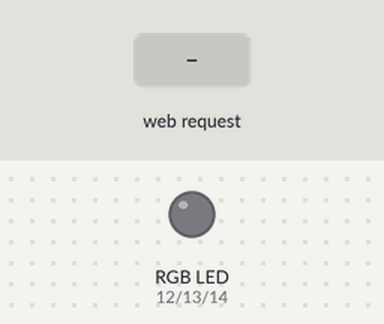
The sketch below on a simulated ESP32. On the bench: an RGB LED mixed from three pins (HIGH = lit). The inputs (shaded band) are chosen by the test bench. Dim RGB values are drawn brighter than linear; WiFi joins after 1.5 s; servers stay silent unless stated; what the sketch prints to the serial monitor is not drawn.

Above: at 3.2 s.
3.3 s: HTTP request GET /color?r=1 received
At 4.5 s:
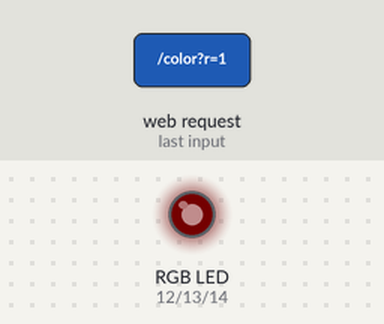
4.8 s: HTTP request GET /color?r=120 received
At 5.8 s:
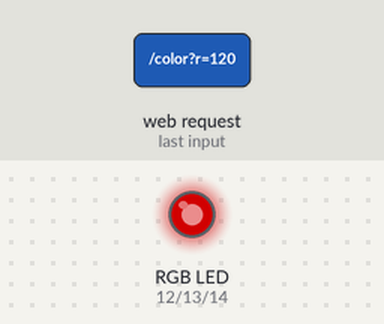
6.3 s: HTTP request GET /color?g=1 received
At 6.9 s:
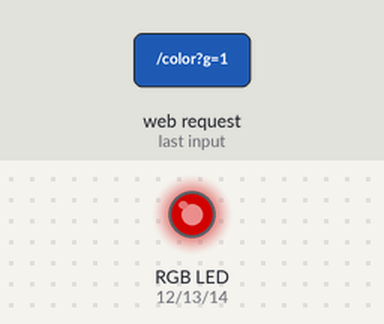
7.8 s: HTTP request GET /color?r=0 received
At 9.0 s:
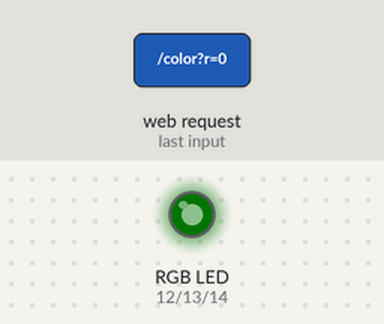
9.3 s: HTTP request GET /color?g=120 received
At 10.4 s:
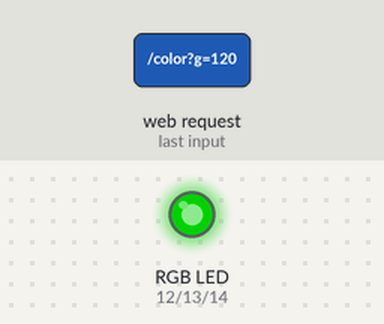
10.8 s: HTTP request GET /color?b=1 received
At 11.5 s:
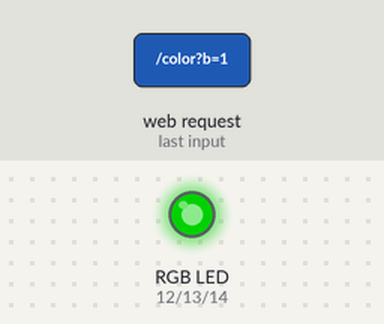
Timing chart, 0 to 13.3 s (numbered marks = the images above; inputs shaded):
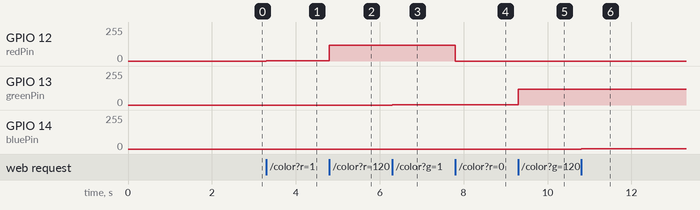

Measured:
- after the input at 3.3 s, GPIO 12 (redPin): 0/255 → 1/255 at once
- after the input at 4.8 s, GPIO 12 (redPin): 1/255 → 120/255 at once
- after the input at 6.3 s, GPIO 13 (greenPin): 0/255 → 1/255 at once
- after the input at 7.8 s, GPIO 12 (redPin): 120/255 → 0/255 at once
- after the input at 9.3 s, GPIO 13 (greenPin): 1/255 → 120/255 at once
- after the input at 10.8 s, GPIO 14 (bluePin): 0/255 → 1/255 at once

The sketch:

rgb.ino
```cpp
#include <WiFi.h>
#include <WebServer.h>

const char *ssid = "michi";
const char *password = "1949michi";

WebServer server(80);

int redPin = 12;
int greenPin = 13;
int bluePin = 14;

int redValue = 0;
int greenValue = 0;
int blueValue = 0;

const char* html =
  "<!DOCTYPE html>"
  "<html>"
  "<head>"
  "<style>body {text-align:center;} button {width:80px;height:80px;margin:10px;}</style>"
  "</head>"
  "<body>"
  "<h1>Control de LED RGB</h1>"
  "<button onclick='setColor(255,0,0)'>Rojo</button>"
  "<button onClick='setColor(0,255,0)'>Verde</button>"
  "<button onClick='setColor(0,0,255)'>Azul</button>"
  "<button onClick='setColor(255,182,193)'>Rosa</button>"
  "<button onClick='setColor(255,255,0)'>Amarillo</button>"
  "<button onClick='setColor(255,165,0)'>Naranja</button>"
  "<script>"
  "function setColor(r, g, b) { fetch('/color?r=' + r + '&g=' + g + '&b=' + b); }"
  "</script>"
  "</body>"
  "</html>";

void handleRoot() {
  server.send(200, "text/html", html);
}

void handleColor() {
  if (server.hasArg("r")) {
    redValue = server.arg("r").toInt();
  }
  if (server.hasArg("g")) {
    greenValue = server.arg("g").toInt();
  }
  if (server.hasArg("b")) {
    blueValue = server.arg("b").toInt();
  }

  analogWrite(redPin, redValue);
  analogWrite(greenPin, greenValue);
  analogWrite(bluePin, blueValue);

  server.send(200, "text/plain", "Color configurado");
}

void setup() {
  Serial.begin(115200);
  pinMode(redPin, OUTPUT);
  pinMode(greenPin, OUTPUT);
  pinMode(bluePin, OUTPUT);

  digitalWrite(redPin, LOW);
  digitalWrite(greenPin, LOW);
  digitalWrite(bluePin, LOW);

  WiFi.begin(ssid, password);
  while (WiFi.status() != WL_CONNECTED) {
    delay(1000);
    Serial.println("Connecting to WiFi.....");
  }

  Serial.println("WiFi connected.....");
  Serial.println("IP Address:");
  Serial.println(WiFi.localIP());

  server.on("/", HTTP_GET, handleRoot);
  server.on("/color", HTTP_GET, handleColor);

  server.begin();
}

void loop() {
  server.handleClient();
}
```
